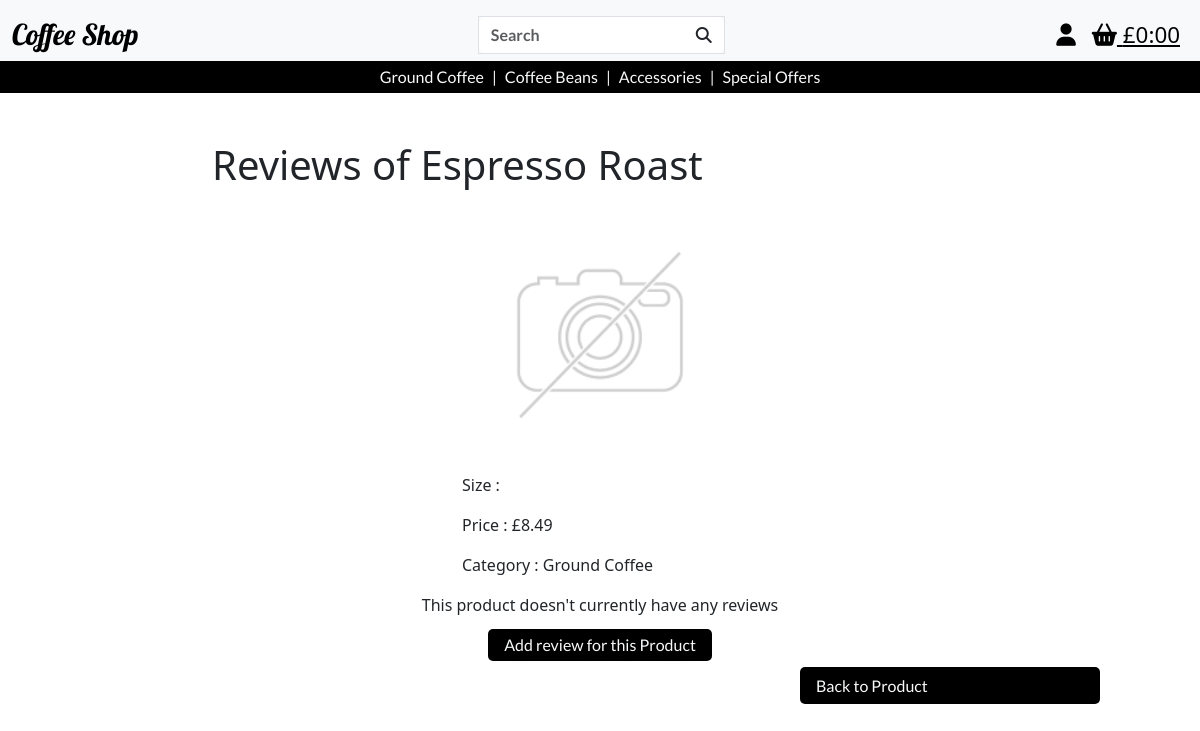
The page /reviews/2/ on the database as committed earlier.
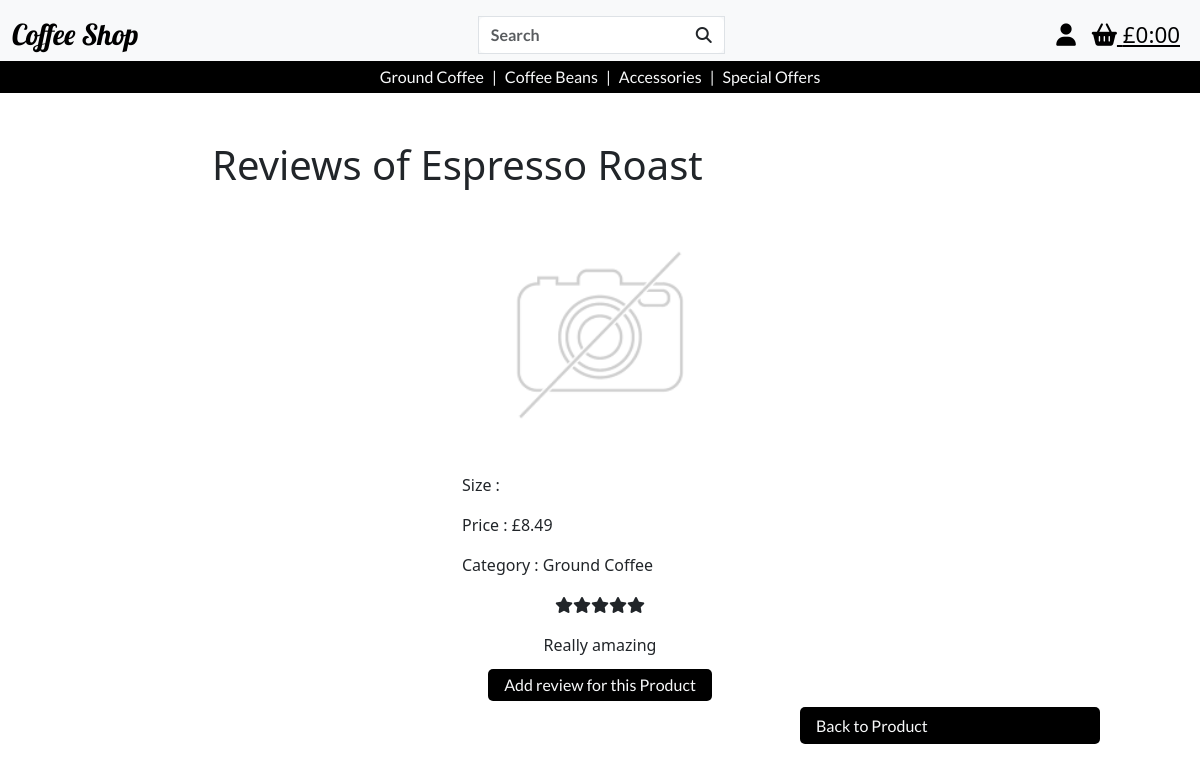
The same page on the database as committed later.
### products/models.py (models this page shows, shortened)
class Product(models.Model):
    category = models.ForeignKey(
        'Category', null=True, blank=True, on_delete=models.SET_NULL)
    sku = models.CharField(max_length=254, null=True, blank=True)
    product_name = models.CharField(max_length=254)
    description = models.TextField()
    price = models.DecimalField(max_digits=6, decimal_places=2)
    image_url = models.URLField(max_length=1024, null=True, blank=True)
    image = models.ImageField(null=True, blank=True)

class Category(models.Model):
    class Meta:
        verbose_name_plural = 'Categories'
    name = models.CharField(max_length=254)
    friendly_name = models.CharField(max_length=254, null=True, blank=True)

### reviews/models.py (models this page shows, shortened)
class Reviews(models.Model):
    class Meta:
        verbose_name_plural = 'reviews'
    product = models.ForeignKey('products.Product', on_delete=models.SET_NULL, null=True, blank=False, related_name='reviews')
    user = models.ForeignKey(
        UserProfile, on_delete=models.CASCADE, null=False, blank=False, related_name='reviews'
    )
    review_id = models.AutoField(primary_key=True)
    review = models.TextField(max_length=1000, blank=True)
    rating = models.FloatField(validators=[MinValueValidator(
        1), MaxValueValidator(5)], null=False, blank=False)
    created_at = models.DateTimeField(auto_now_add=True)
    updated_at = models.DateTimeField(auto_now=True)

### reviews/views.py (the view)
# urls.py: path('<int:product_id>/', views.product_reviews, name='product_reviews'),
def product_reviews(request, product_id):
    product = get_object_or_404(Product, pk=product_id)
    reviews = product.reviews.all()
    context = {
        'product': product,
        'reviews': reviews,
    }
    return render(request, 'reviews/product_reviews.html', context)

### bag/contexts.py (called while the page is built, shortened)
def bag_contents(request):
    bag_items = []
    total = 0
    product_count = 0
    bag = request.session.get('bag', {})
    if total < settings.FREE_DELIVERY_THRESHOLD:
        delivery = total * Decimal(settings.STANDARD_DELIVERY_PERCENTAGE / 100)
        free_delivery_delta = settings.FREE_DELIVERY_THRESHOLD - total
    else:
        delivery = 0
        free_delivery_delta = 0
    grand_total = delivery + total
    context = {
        'bag_items' : bag_items,
        'total' : total,
        'product_count' : product_count,
        'delivery': delivery,
        'free_delivery_delta' : free_delivery_delta,
        'free_delivery_threshold' : settings.FREE_DELIVERY_THRESHOLD,
        'grand_total' : grand_total,
    }
    return context

### reviews/templates/reviews/product_reviews.html (shortened to what this page needs)
{% extends 'base.html' %} {% load static %} {% block extra_css %}
<link rel="stylesheet" href="{% static 'css/products.css' %}" />
{% endblock%} {% block content %}
<div class="container-fluid">
  <div class="row justify-content-center">
    <div class="col-8 mt-5 products-header">
      <h1>Reviews of {{ product.product_name }}</h1>
    </div>
  </div>
  <div class="row justify-content-center">
    <div class="col-8 col-sm-3 product-details-container">
      {% if product.image %}
      <a href="{{ product.image.url }}" target="_blank">
        <img
          class="card-img-top img-fluid"
          src="{{ product.image.url }}"
          alt="{{ product.name }}"
        />
      </a>
      {% else %}
      <a href="{{ MEDIA_URL }}noimage.png" target="_blank">
        <img
          class="card-img-top img-fluid"
          src="{{ MEDIA_URL }}noimage.png"
          alt="{{ product.name }}"
        />
      </a>
      {% endif %}
      <p class="">Size :</p>
      <p class="">Price : £{{ product.price }}</p>
      {% if product.category %}
      <p class="">Category : {{ product.category.friendly_name }}</p>
      {% endif %}
    </div>
  </div>
  <div class="text-center">
    {% if reviews %} {% for review in reviews %}
    {% if review.rating == 1 %}
    <p><i class="fa-solid fa-star"></i></p>
    {% elif review.rating == 2 %}
    <p><i class="fa-solid fa-star"></i><i class="fa-solid fa-star"></i></p>
    {% elif review.rating == 3 %}
    <p>
      <i class="fa-solid fa-star"></i><i class="fa-solid fa-star"></i
      ><i class="fa-solid fa-star"></i>
    </p>
    {% elif review.rating == 4 %}
    <p>
      <i class="fa-solid fa-star"></i><i class="fa-solid fa-star"></i
      ><i class="fa-solid fa-star"></i><i class="fa-solid fa-star"></i>
    </p>
    {% elif review.rating == 5 %}
    <p>
      <i class="fa-solid fa-star"></i><i class="fa-solid fa-star"></i
      ><i class="fa-solid fa-star"></i><i class="fa-solid fa-star"></i
      ><i class="fa-solid fa-star"></i>
    </p>
    {% endif %}
    <p>{{ review.review }}</p>
     {% endfor %} {% else %}
    <p>This product doesn't currently have any reviews</p>
    {% endif %}
    <a href="{% url 'add_review' product.id %}" class="products-button"
      >Add review for this Product</a
    >
  </div>
  <div class="row">
    <a
      href="{% url 'product_detail' product.id %}"
      class="col-3 offset-8 products-button"
      >Back to Product</a
    >
  </div>
</div>
{% endblock %}

### templates/base.html (shortened to what this page needs)
{% load static %}
<!DOCTYPE html>
<html lang="en">
  <head>
    {% block corecss %}
    <link
      href="https://cdn.jsdelivr.net/npm/bootstrap@5.3.3/dist/css/bootstrap.min.css"
      rel="stylesheet"
    />
    <link rel="stylesheet" href="{% static 'css/base.css' %}" />
    {% endblock %} {% block extra_css %} {% endblock %}
  </head>
  <body>
    <header>
      {% include 'includes/full_screen_nav.html' %}
    </header>
     {% block page_header %} {% endblock %} {% block content %}
    {% endblock %}
  </body>
</html>

### templates/includes/full_screen_nav.html (shortened to what this page needs)
<nav class="navbar bg-body-tertiary d-none d-sm-block">
  <div class="container-fluid">
    <a class="navbar-brand site-logo" href="{% url 'home' %}">Coffee Shop</a>
    <form class="d-flex mx-auto border" role="search" method="GET" action="{% url 'products' %}">
      <div class="input-group">
        <input
          class="form-control border-0 search-bar-text"
          type="text"
          name="q"
          placeholder="Search"
          aria-label="Search"
        />
        <button class="btn bg-white border-0" type="submit">
          <i class="fa-solid fa-magnifying-glass"></i>
        </button>
      </div>
    </form>
    <a
      class="p-2 navbar-icon"
      href="#"
      id="user-options"
      data-bs-toggle="dropdown"
      aria-haspopup="true"
      aria-expanded="false"
      ><i class="fa-solid fa-user"></i
    ></a>
    <a
      class="p-2 navbar-icon"
      href="#"
      id="basket-options"
      data-bs-toggle="dropdown"
      aria-haspopup="true"
      aria-expanded="false"
      ><i class="fa-solid fa-basket-shopping"></i
    >{%if grand_total %}
      £{{ grand_total|floatformat:2 }}
     {% else %}
      £0:00
     {% endif %}</a>
  </div>
  <div class="container-fluid sec-navbar">
    <div class="mx-auto d-flex py-1">
      <a
        class="shop-cat-nav shop-cat-nav-link d-inline-flex align-items-center"
        href="{% url 'products'%}?category=ground_coffee"
        >Ground Coffee</a
      >
      <p class="shop-cat-nav d-inline-flex mx-2 my-0 align-items-center">|</p>
      <a
        class="shop-cat-nav shop-cat-nav-link d-inline-flex align-items-center"
        href="{% url 'products'%}?category=coffee_beans"
        >Coffee Beans</a
      >
      <p class="shop-cat-nav d-inline-flex mx-2 my-0 align-items-center">|</p>
      <a
        class="shop-cat-nav shop-cat-nav-link d-inline-flex align-items-center"
        href="{% url 'products'%}?category=accessories"
        >Accessories</a
      >
      <p class="shop-cat-nav d-inline-flex mx-2 my-0 align-items-center">|</p>
      <a
        class="shop-cat-nav shop-cat-nav-link d-inline-flex align-items-center"
        href="{% url 'products'%}?category=special_offers"
        >Special Offers</a
      >
    </div>
  </div>
</nav>

### static/css/base.css (style rules this page uses)
.site-logo { font-size: 1.8rem; font-family: "lobster", serif; }
.search-bar-text { font-family: "lato", sans-serif; font-weight: 600; }
.navbar-icon { font-size: 1.4rem; color: black; }
.sec-navbar { background-color: black; font-family: "lato", sans-serif; }
.shop-cat-nav { text-decoration: none; color: #f8f9fa; }
nav { padding-bottom: 0 !important; }

### static/css/products.css (style rules this page uses)
.products-button { color: #f8f9fa; font-family: 'lato', sans-serif; font-weight: 400; text-shadow: 0 0 6px #000000, 0 0 9px #000000, 0 0 12px #000000; text-decoration: none; background-color: black; padding: 0.4rem 1rem; border-radius: 5px; margin-top: 10px; }

Rows that differ between the two databases and show on the page:
added Reviews: rating 5 (drawn), review "Really amazing"
Other text that changed with them:
text no longer shown: "This product doesn't currently have any reviews"
